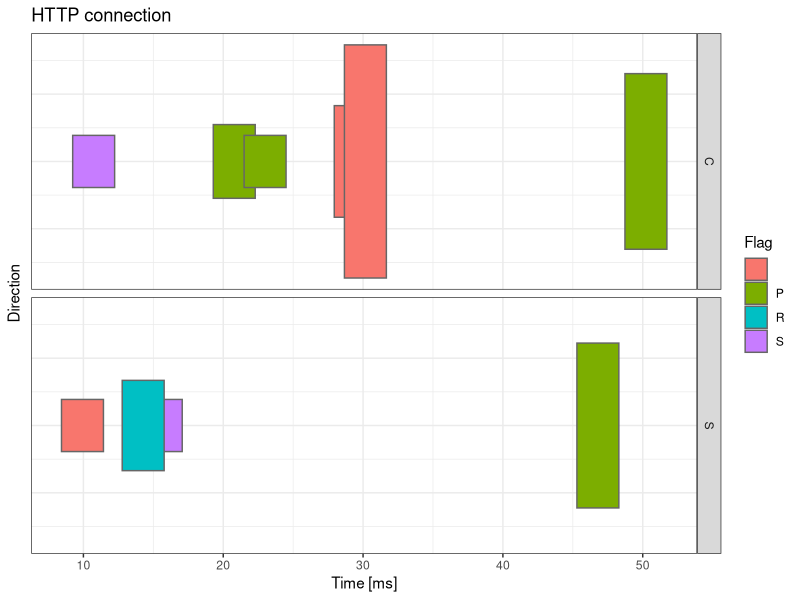
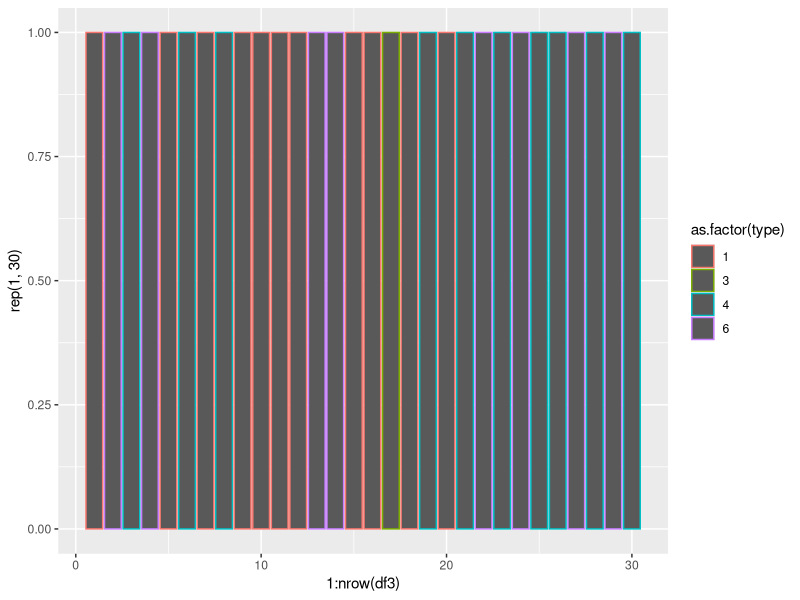
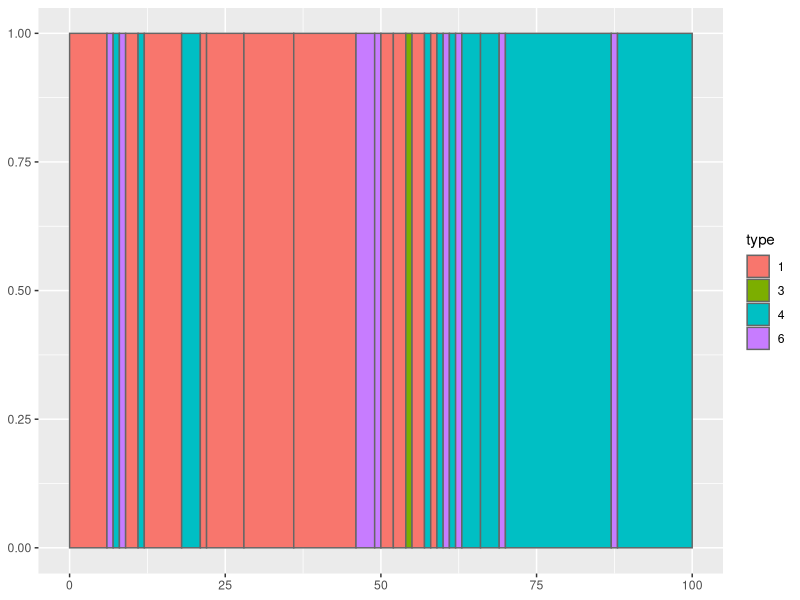
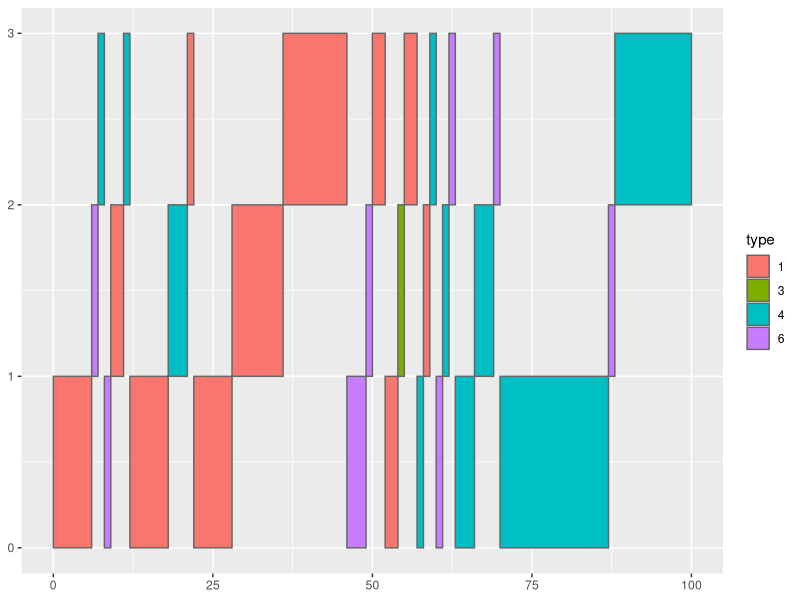

Source code (R) for these figures, in order: (Note: this script raises an error after producing the figures.)

require(ggplot2)

Dir <- c(1,2,2,1,2,1,1,2,1,1)
Direction <- c("C","S","S","C","S","C","C","S","C","C")
lens <- c(60,60,60,120,180,60,275,600,1200,681)^0.5
flag <- c("S","S"," ","P","R","P"," ","P"," ","P")
IAT <- abs(rnorm(10))*10+0.4


df3 <- data.frame(Flag=flag,
                  Direction=Direction,
                  xmax=cumsum(rep(3,10))+IAT,
                  xmin=cumsum(c(0,rep(3,9)))+IAT,
                  #xmax=cumsum(sqrt(lens))+IAT,
                  #xmin=cumsum(c(0,head(sqrt(lens),n=-1)))+IAT,
                  #ymin=Dir*6-0.5*sqrt(lens),
                  #ymax=Dir*6+0.5*sqrt(lens))
                  ymin=-0.5*lens,
                  ymax=+0.5*lens)

plot_x <- ggplot(df3, 
                 aes(xmin=xmin, xmax=xmax, ymin=ymin, ymax=ymax,fill=Flag))+
          geom_rect(colour="grey40", size=0.5)+
          facet_grid(Direction ~ .) + 
          theme_bw()+
          theme(axis.ticks.y = element_blank(),
                axis.text.y = element_blank())+
          labs(title="HTTP connection",
               y ="Direction", x = "Time [ms]")
          
plot_x
                
                              
                            



df3 <- data.frame(type=c(1,6,4,6,1,4,1,4,1,1,1,1,6,6,1,1,3,1,4,1,4,6,4,6,4,4,6,4,6,4),
                  count=c(6,1,1,1,2,1,6,3,1,6,8,10,3,1,2,2,1,2,1,1,1,1,1,1,3,3,1,17,1,12) )

ggplot(df3,aes(x=1:nrow(df3),y=rep(1,30))) + geom_bar(stat="identity",aes(color=as.factor(type)))

df3 <- data.frame(type=c(1,6,4,6,1,4,1,4,1,1,1,1,6,6,1,
                         1,3,1,4,1,4,6,4,6,4,4,6,4,6,4),
                  count=c(6,1,1,1,2,1,6,3,1,6,8,10,3,1,2,
                          2,1,2,1,1,1,1,1,1,3,3,1,17,1,12))

library(ggplot2)

df3$type <- factor(df3$type)
df3$ymin <- 0
df3$ymax <- 1
df3$xmax <- cumsum(df3$count)
df3$xmin <- c(0, head(df3$xmax, n=-1))

plot_1 <- ggplot(df3, 
                 aes(xmin=xmin, xmax=xmax, ymin=ymin, ymax=ymax, fill=type)) +
  geom_rect(colour="grey40", size=0.5)

#png("plot_1.png", height=200, width=800)
print(plot_1)
#dev.off()


dfx <- df3

dfx$type <- factor(dfx$type)
dfx$ymin <- c(0,1,2)
dfx$ymax <- c(1,2,3)
dfx$xmax <- cumsum(dfx$count)
dfx$xmin <- c(0, head(dfx$xmax, n=-1))

plot_x <- ggplot(dfx, 
                 aes(xmin=xmin, xmax=xmax, ymin=ymin, ymax=ymax,fill=type))   +geom_rect(colour="grey40", size=0.5)

png("plot_x.png", height=200, width=800)
print(plot_x)
dev.off()


p1  <-  
  ggplot(dfx, aes(xmin = xmin, xmax = xmax, ymin = ymin, ymax = ymax, fill = event))+
  theme_bw() + 
  geom_rect(colour = "black", size = 0.5) + 
  facet_grid(subject ~ .) + 
  theme(axis.ticks.y=element_blank(), axis.text.y=element_blank())

p1



########################################################
# Experiment 1
########################################################

require(ggplot2)
require(cowplot)

# geom_pointrange(mapping = aes(x = Metric, y = x),
#                 stat = "summary",
#                 fun.min = function(z) {quantile(z,0.25)},
#                 fun.max = function(z) {quantile(z,0.75)},
#                 fun = median)
# stat_summary(fun="mean", fun.min=function(z) { quantile(z,0.05) },fun.max=function(z) { quantile(z,0.95) },colour = "red", size = 1)

# A
N=100
x1 <- abs(rnorm(N,mean=0.002,sd=0.001))
x2 <- abs(rnorm(N,mean=0.002,sd=0.001))
x3 <- abs(rnorm(N,mean=0.002,sd=0.001))
df=data.frame(x=c(x1,x2,x3),
              Metric=c(rep("conn",N),rep("flow",N),rep("seq",N)))
df2=data.frame(ymin=c(quantile(x1,0.1),quantile(x2,0.1),quantile(x3,0.1)),
               ymax=c(quantile(x1,0.9),quantile(x2,0.9),quantile(x3,0.9)),
               y=c(median(x1),median(x2),median(x3)),
               Metric=c("conn","flow","seq"))
dfA=df
df2A=df2
dfA$Set="A"
df2A$Set="A"
# B
x1 <- abs(rnorm(N,mean=0.003,sd=0.001))
x2 <- abs(rnorm(N,mean=0.003,sd=0.001))
x3 <- abs(rnorm(N,mean=0.002,sd=0.001))
df=data.frame(x=c(x1,x2,x3),
              Metric=c(rep("conn",N),rep("flow",N),rep("seq",N)))
df2=data.frame(ymin=c(quantile(x1,0.1),quantile(x2,0.1),quantile(x3,0.1)),
               ymax=c(quantile(x1,0.9),quantile(x2,0.9),quantile(x3,0.9)),
               y=c(median(x1),median(x2),median(x3)),
               Metric=c("conn","flow","seq"))
dfB=df
df2B=df2
dfB$Set="B"
df2B$Set="B"
# C
x1 <- abs(rnorm(N,mean=0.004,sd=0.001))
x2 <- abs(rnorm(N,mean=0.004,sd=0.001))
x3 <- abs(rnorm(N,mean=0.003,sd=0.001))
df=data.frame(x=c(x1,x2,x3),
              Metric=c(rep("conn",N),rep("flow",N),rep("seq",N)))
df2=data.frame(ymin=c(quantile(x1,0.1),quantile(x2,0.1),quantile(x3,0.1)),
               ymax=c(quantile(x1,0.9),quantile(x2,0.9),quantile(x3,0.9)),
               y=c(median(x1),median(x2),median(x3)),
               Metric=c("conn","flow","seq"))
dfC=df
df2C=df2
dfC$Set="C"
df2C$Set="C"
# D
x1 <- abs(rnorm(N,mean=0.0055,sd=0.001))
x2 <- abs(rnorm(N,mean=0.001,sd=0.001))
x3 <- abs(rnorm(N,mean=0.002,sd=0.001))
df=data.frame(x=c(x1,x2,x3),
              Metric=c(rep("conn",N),rep("flow",N),rep("seq",N)))
df2=data.frame(ymin=c(quantile(x1,0.1),quantile(x2,0.1),quantile(x3,0.1)),
               ymax=c(quantile(x1,0.9),quantile(x2,0.9),quantile(x3,0.9)),
               y=c(median(x1),median(x2),median(x3)),
               Metric=c("conn","flow","seq"))
dfD=df
df2D=df2
dfD$Set="D"
df2D$Set="D"
# VM
x1 <- abs(rnorm(N,mean=0.026,sd=0.004))
x2 <- abs(rnorm(N,mean=0.035,sd=0.01))
x3 <- abs(rnorm(N,mean=0.022,sd=0.004))
df=data.frame(x=c(x1,x2,x3),
              Metric=c(rep("conn",N),rep("flow",N),rep("seq",N)))
df2=data.frame(ymin=c(quantile(x1,0.1),quantile(x2,0.1),quantile(x3,0.1)),
               ymax=c(quantile(x1,0.9),quantile(x2,0.9),quantile(x3,0.9)),
               y=c(median(x1),median(x2),median(x3)),
               Metric=c("conn","flow","seq"))
dfVM=df
df2VM=df2
dfVM$Set="VM"
df2VM$Set="VM"

df=rbind(dfA,dfB,dfC,dfD,dfVM)
df2=rbind(df2A,df2B,df2C,df2D,df2VM)

df$x=df$x*100
df2[,1:3]=df2[,1:3]*100


pA <- ggplot(df, aes(x=Metric, y=x)) + 
  #geom_dotplot(binaxis='y', stackdir='center', aes(colour=Metric,fill=Metric),
  #             dotsize =0.3,binwidth=0.01,stackratio = .3)
  geom_point(aes(color=Metric),alpha=0.8)+
  facet_grid(. ~ Set)+
  geom_errorbar(df2,mapping=aes(y=y,x=Metric,ymin=ymin, ymax=ymax), 
                width=.2,size=1,)+
  theme_bw()+labs(y="% of max-dissimilarity",x="")+theme(legend.position = "none")+
  #geom_point(df2,mapping=aes(y=y,x=Metric,color=Metric),fill="white",shape = 21,size=4,show.legend=FALSE)
  geom_point(df2,mapping=aes(y=y,x=Metric),color="black",size=4,show.legend=FALSE)
pA#+scale_y_continuous(trans='log2')

plot_grid(pA, pA,pA,pA, labels = c('A', 'B', 'C','D'), ncol = 4)

pA <- ggplot(df, aes(x=Metric, y=x)) + 
  geom_dotplot(binaxis='y', stackdir='center')+
stat_summary(fun.data = "mean_se", colour = "red", size = 1)+
  theme_bw()+  labs(y="%",x="")
  #labs(title="HTTP",y="Similarity (% of overall)")

# B
x1 <- 1-abs(rnorm(30,sd=0.02))
x2 <- 1-abs(rnorm(30,sd=0.1))
x3 <- 1-abs(rnorm(30,sd=0.04))
df=data.frame(x=c(x1,x2,x3),
              Metric=c(rep("conn",30),rep("flow",30),rep("seq",30)))
pB <- ggplot(df, aes(x=Metric, y=x)) + 
  geom_dotplot(binaxis='y', stackdir='center')+
  stat_summary(fun.data = "mean_se", colour = "red", size = 1)+
  theme_bw()+labs(y="%",x="")

# C
x1 <- 1-abs(rnorm(30,sd=0.02))
x2 <- 1-abs(rnorm(30,sd=0.00001))
x3 <- 1-abs(rnorm(30,sd=0.04))
df=data.frame(x=c(x1,x2,x3),
              Metric=c(rep("conn",30),rep("flow",30),rep("seq",30)))
pC <- ggplot(df, aes(x=Metric, y=x)) + 
  geom_dotplot(binaxis='y', stackdir='center')+
  stat_summary(fun.data = "mean_se", colour = "red", size = 1)+
  theme_bw()+labs(y="%",x="")

# D
x1 <- 1-abs(rnorm(30,sd=0.05))
x2 <- 1-abs(rnorm(30,sd=0.1))
x3 <- 1-abs(rnorm(30,sd=0.1))
df=data.frame(x=c(x1,x2,x3),
              Metric=c(rep("conn",30),rep("flow",30),rep("seq",30)))
pD <- ggplot(df, aes(x=Metric, y=x)) + 
  geom_dotplot(binaxis='y', stackdir='center')+
  stat_summary(fun.data = "mean_se", colour = "red", size = 1)+
  theme_bw()+labs(y="%")


plot_grid(pA, pB,pC,pD, labels = c('A', 'B', 'C','D'), ncol = 1)
